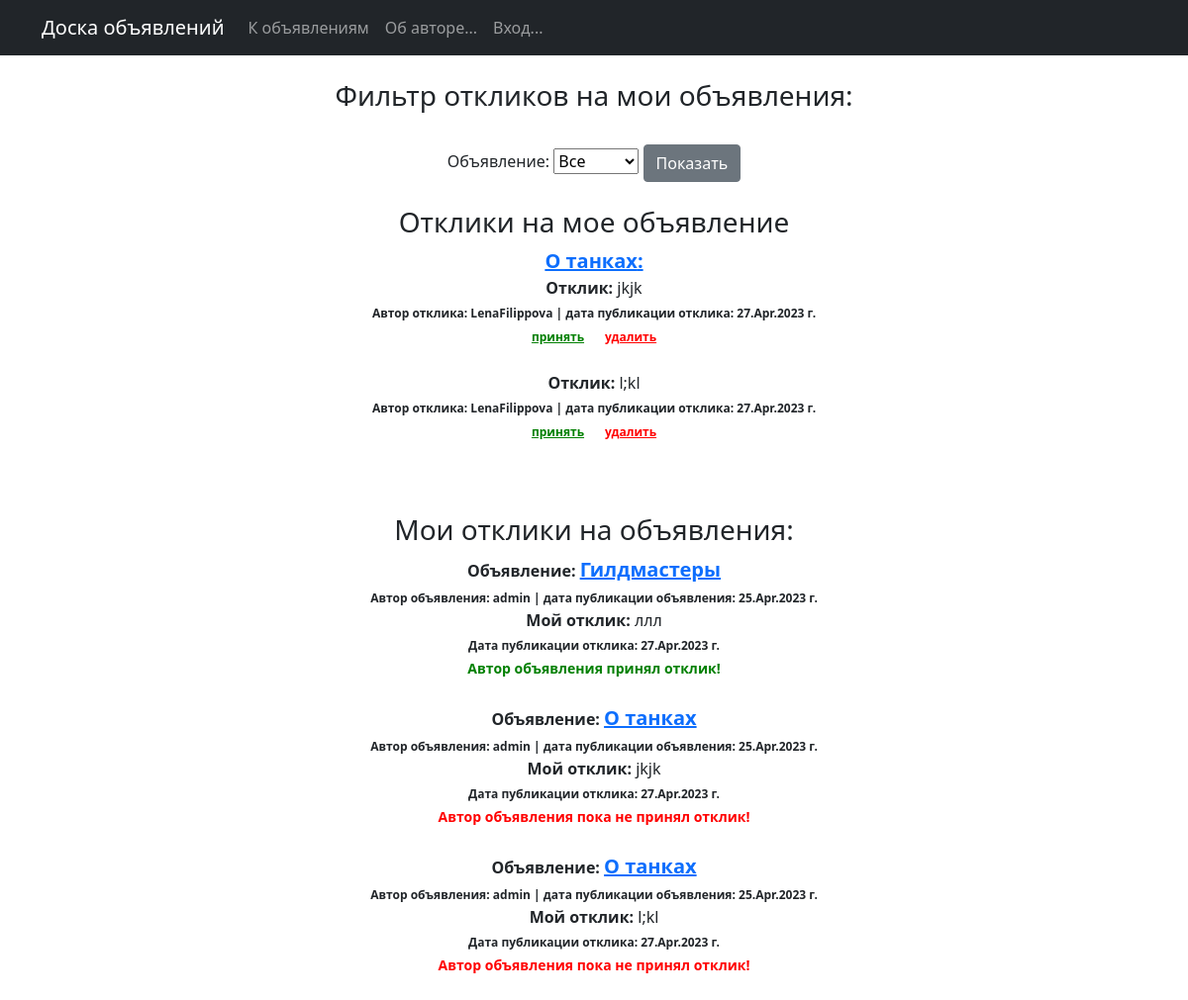
Page /responses/1 (signed in) on the committed database.
### board/models.py (models this page shows, shortened)
class Post(models.Model):
    author = models.ForeignKey(User, on_delete=models.CASCADE)
    CATEGORY = (
        ('tanks', 'Танки'),
        ('healers', 'Хилы'),
        ('dd', 'ДД'),
        ('dealers', 'Торговцы'),
        ('gildmasters', 'Гилдмастеры'),
        ('quest_givers', 'Квестгиверы'),
        ('blacksmiths', 'Кузнецы'),
        ('tanners', 'Кожевники'),
        ('potions_makers', 'Зельевары'),
        ('spell_masters', 'Мастера заклинаний')
    )
    category = models.CharField(max_length=15, choices=CATEGORY, verbose_name='Категория...')
    dateCreation = models.DateTimeField(auto_now_add=True)
    title = models.CharField(max_length=256, verbose_name='Названик...')
    text = RichTextField()

class Response(models.Model):
    author = models.ForeignKey(User, on_delete=models.CASCADE)
    text = TextField()
    post = models.ForeignKey(Post, on_delete=models.CASCADE)
    status = models.BooleanField(default=False)
    dateCreation = models.DateTimeField(auto_now_add=True)

### board/views.py (the view, shortened to what this page needs)
# urls.py: path('responses', Responses.as_view(), name='responses'),
class Responses(LoginRequiredMixin, ListView):
    model = Response
    template_name = 'responses.html'
    context_object_name = 'responses'
    def get_context_data(self, **kwargs):
        context = super(Responses, self).get_context_data(**kwargs)
        global title
        """
        Далее в условии - если пользователь попал на страницу через ссылку из письма, в которой содержится
        ID поста для фильтра - фильтр работает по этому ID
        """
        if self.kwargs.get('pk') and Post.objects.filter(id=self.kwargs.get('pk')).exists():
            title = str(Post.objects.get(id=self.kwargs.get('pk')).title)
            print(title)
        context['form'] = ResponsesFilterForm(self.request.user, initial={'title': title})
        context['title'] = title
        if title:
            post_id = Post.objects.get(title=title)
            context['filter_responses'] = list(Response.objects.filter(post_id=post_id).order_by('-dateCreation'))
            context['response_post_id'] = post_id.id
        else:
            context['filter_responses'] = list(Response.objects.filter(post_id__author_id=self.request.user).order_by('-dateCreation'))
        context['myresponses'] = list(Response.objects.filter(author_id=self.request.user).order_by('-dateCreation'))
        return context

### board/forms.py
class ResponsesFilterForm(forms.Form):
    def __init__(self, user, *args, **kwargs):
        super(ResponsesFilterForm, self).__init__(*args, **kwargs)
        self.fields['title'] = forms.ModelChoiceField(
            label='Объявление',
            queryset=Post.objects.filter(author_id=user.id).order_by('-dateCreation').values_list('title', flat=True),
            empty_label="Все",
            required=False
        )

### templates/responses.html (shortened to what this page needs)
{% extends 'flatpages/default.html' %}
{% block content %}
    <br>
    <h3>Фильтр откликов на мои объявления:</h3><br>
	<form method="POST">
        {{ form }}
		<input class="btn btn-secondary" type="submit" value="Показать">
	</form><br>
    {% if title %}
        <h3>Oтклики на мое объявление</h3>
        <a href="/post/{{ response_post_id }}" style="font-size: 20px;"><b>{{ title }}:</b></a><br>
        {% if filter_responses %}
            {% for response in filter_responses %}
                <a><b>Отклик: </b></a>{{ response.text }}<br>
                <span style="font-size: 12px;"><b>Автор отклика: {{ response.author.username }} |
                    дата публикации отклика: {{ response.dateCreation|date:'d.M.Y' }} г.</b></span><br>
                {% if response.status == False %}
                    <a href="/response/accept/{{ response.id }}" style="font-size: 12px; color:green"><b>принять</b></a>
                    <a>&nbsp;&nbsp;&nbsp;</a>
                    <a href="/response/delete/{{ response.id }}" style="font-size: 12px; color:red"><b>удалить</b></a>
                {% else %}
                    <a style="font-size: 14px; color:green"><b>отклик принят</b></a>
                {% endif %}
                <br><br>
            {% endfor %}
        {% else %}
            <br>
            <h5>Откликов нет!</h5>
        {% endif %}
    {% endif %}
    <br><br>
    <h3>Мои отклики на объявления:</h3>
    {% if myresponses %}
        {% for response in myresponses %}
            <a><b>Объявление:</b></a>
            <a href="/post/{{ response.post_id }}" style="font-size: 20px;"><b>{{ response.post.title }}</b></a><br>
            <span style="font-size: 12px;"><b>Автор объявления:  {{ response.post.author.username }} |
                дата публикации объявления: {{ response.post.dateCreation|date:'d.M.Y' }} г.</b></span><br>
            <a><b>Мой отклик:</b></a>
            {{ response.text }}<br>
            <span style="font-size: 12px;"><b>Дата публикации отклика: {{ response.dateCreation|date:'d.M.Y' }} г.</b></span><br>
            {% if response.status == True %}
                <a style="font-size: 14px; color:green"><b>Автор объявления принял отклик!</b></a>
            {% else %}
                <a style="font-size: 14px; color:red"><b>Автор объявления пока не принял отклик!</b></a>
            {% endif %}
        <br><br>
        {% endfor %}
    {% else %}
        <h5>Откликов нет!</h5>
    {% endif %}
{% endblock content %}

### templates/flatpages/default.html (shortened to what this page needs)
<!DOCTYPE html>
<html lang="ru">
    <head>
        {% load static %}
        <link href="{% static 'css/styles.css'%}" rel="stylesheet" />
    </head>
    <body>
        <nav class="navbar navbar-expand-lg navbar-dark bg-dark static-top">
   <div class="container">
       <a class="navbar-brand" href="#">Доска объявлений</a>
       <div class="collapse navbar-collapse" id="navbarResponsive">
           <ul class="navbar-nav ml-auto">
               <li class="nav-item active">
                   <a class="nav-link" href="/index/">К объявлениям
                   </a>
               </li>
               <li class="nav-item">
                   <a class="nav-link" href="/about/">Об авторе...</a>
               </li>
                <li class="nav-item">
                   <a class="nav-link" href="/accounts/login">Вход...</a>
               </li>
           </ul>
       </div>
   </div>
</nav>
        <div class="container">
            <div class="row">
                <div class="col-lg-12 text-center">
                    {% block content %}
                    {% endblock content %}
                </div>
        </div>
    </body>
</html>

### rows in the picture
Post: title "О танках"
Response: text "jkjk", author.username "LenaFilippova", dateCreation "27.Apr.2023", post "О танках", post.author.username "admin", post.dateCreation "25.Apr.2023", status "Автор объявления пока не принял отклик!"
Response: text "l;kl", author.username "LenaFilippova", dateCreation "27.Apr.2023", post "О танках", post.author.username "admin", post.dateCreation "25.Apr.2023", status "Автор объявления пока не принял отклик!"
Response: post "Гилдмастеры", post.author.username "admin", post.dateCreation "25.Apr.2023", text "ллл", dateCreation "27.Apr.2023", status "Автор объявления принял отклик!"
